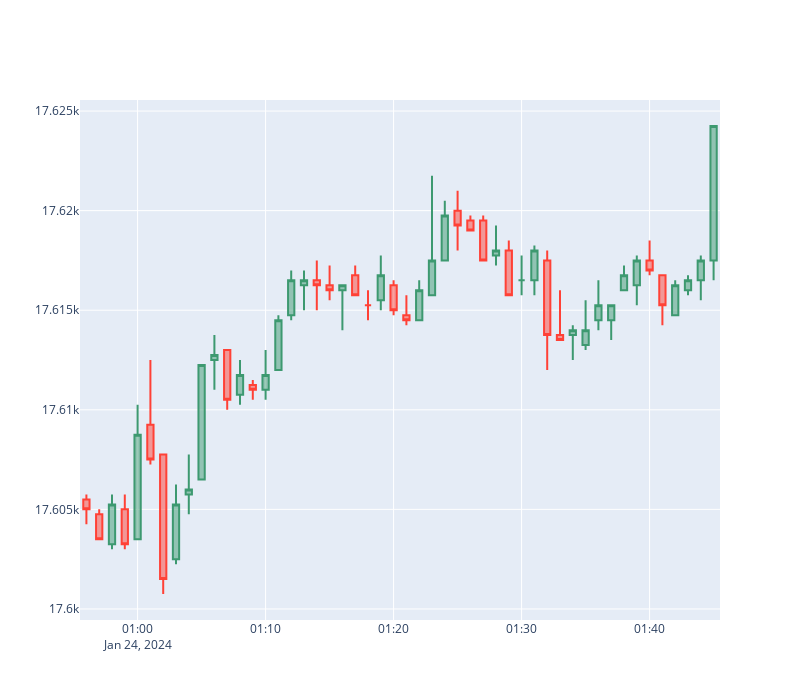

Notebook code for this chart:
### Code cell
#plot candles using plotly
fig = go.Figure(data=[go.Candlestick(x=nq.index,
                open=nq['open'],
                high=nq['high'],
                low=nq['low'],
                close=nq['close'])])
fig.update_layout(xaxis_rangeslider_visible=False)
#set figure size
fig.update_layout(
    autosize=False,
    width=800,
    height=700,)
fig.show()
